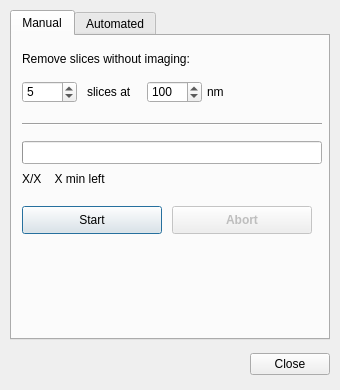
<?xml version="1.0" encoding="UTF-8"?>
<ui version="4.0">
 <class>approach</class>
 <widget class="QDialog" name="approach">
  <property name="windowModality">
   <enum>Qt::NonModal</enum>
  </property>
  <property name="geometry">
   <rect>
    <x>0</x>
    <y>0</y>
    <width>340</width>
    <height>390</height>
   </rect>
  </property>
  <property name="sizePolicy">
   <sizepolicy hsizetype="Preferred" vsizetype="Preferred">
    <horstretch>0</horstretch>
    <verstretch>0</verstretch>
   </sizepolicy>
  </property>
  <property name="windowTitle">
   <string>Approach</string>
  </property>
  <property name="layoutDirection">
   <enum>Qt::LeftToRight</enum>
  </property>
  <widget class="QTabWidget" name="tabWidget">
   <property name="geometry">
    <rect>
     <x>10</x>
     <y>10</y>
     <width>320</width>
     <height>330</height>
    </rect>
   </property>
   <property name="currentIndex">
    <number>0</number>
   </property>
   <widget class="QWidget" name="tab_manual">
    <attribute name="title">
     <string>Manual</string>
    </attribute>
    <widget class="QLabel" name="label_1">
     <property name="geometry">
      <rect>
       <x>10</x>
       <y>15</y>
       <width>280</width>
       <height>16</height>
      </rect>
     </property>
     <property name="text">
      <string>Remove slices without imaging:</string>
     </property>
    </widget>
    <widget class="QSpinBox" name="spinBox_numberSlices">
     <property name="geometry">
      <rect>
       <x>10</x>
       <y>45</y>
       <width>55</width>
       <height>22</height>
      </rect>
     </property>
     <property name="minimum">
      <number>1</number>
     </property>
     <property name="maximum">
      <number>999</number>
     </property>
     <property name="value">
      <number>5</number>
     </property>
    </widget>
    <widget class="QLabel" name="label_2">
     <property name="geometry">
      <rect>
       <x>75</x>
       <y>48</y>
       <width>55</width>
       <height>16</height>
      </rect>
     </property>
     <property name="text">
      <string>slices at</string>
     </property>
    </widget>
    <widget class="QSpinBox" name="spinBox_thickness">
     <property name="geometry">
      <rect>
       <x>135</x>
       <y>45</y>
       <width>55</width>
       <height>22</height>
      </rect>
     </property>
     <property name="minimum">
      <number>5</number>
     </property>
     <property name="maximum">
      <number>200</number>
     </property>
     <property name="singleStep">
      <number>5</number>
     </property>
     <property name="value">
      <number>100</number>
     </property>
    </widget>
    <widget class="QLabel" name="label_3">
     <property name="geometry">
      <rect>
       <x>195</x>
       <y>48</y>
       <width>25</width>
       <height>16</height>
      </rect>
     </property>
     <property name="text">
      <string>nm</string>
     </property>
    </widget>
    <widget class="Line" name="line">
     <property name="geometry">
      <rect>
       <x>10</x>
       <y>80</y>
       <width>300</width>
       <height>16</height>
      </rect>
     </property>
     <property name="orientation">
      <enum>Qt::Horizontal</enum>
     </property>
    </widget>
    <widget class="QProgressBar" name="progressBar_approach">
     <property name="geometry">
      <rect>
       <x>10</x>
       <y>105</y>
       <width>300</width>
       <height>23</height>
      </rect>
     </property>
     <property name="value">
      <number>0</number>
     </property>
     <property name="textVisible">
      <bool>false</bool>
     </property>
    </widget>
    <widget class="QLabel" name="label_statusApproach">
     <property name="geometry">
      <rect>
       <x>10</x>
       <y>135</y>
       <width>300</width>
       <height>16</height>
      </rect>
     </property>
     <property name="text">
      <string>X/X    X min left</string>
     </property>
    </widget>
    <widget class="QPushButton" name="pushButton_startApproach">
     <property name="geometry">
      <rect>
       <x>10</x>
       <y>170</y>
       <width>140</width>
       <height>28</height>
      </rect>
     </property>
     <property name="text">
      <string>Start</string>
     </property>
    </widget>
    <widget class="QPushButton" name="pushButton_abortApproach">
     <property name="geometry">
      <rect>
       <x>160</x>
       <y>170</y>
       <width>140</width>
       <height>28</height>
      </rect>
     </property>
     <property name="font">
      <font>
       <weight>75</weight>
       <bold>true</bold>
      </font>
     </property>
     <property name="text">
      <string>Abort</string>
     </property>
     <property name="enabled">
      <bool>false</bool>
     </property>
    </widget>
   </widget>
   <widget class="QWidget" name="tab_automated">
    <attribute name="title">
     <string>Automated</string>
    </attribute>
    <widget class="QLabel" name="label_refTiles">
     <property name="geometry">
      <rect>
       <x>10</x>
       <y>15</y>
       <width>135</width>
       <height>22</height>
      </rect>
     </property>
     <property name="text">
      <string>Reference tiles:</string>
     </property>
    </widget>
    <widget class="QLineEdit" name="lineEdit_refTiles">
     <property name="geometry">
      <rect>
       <x>150</x>
       <y>15</y>
       <width>150</width>
       <height>22</height>
      </rect>
     </property>
     <property name="placeholderText">
      <string>e.g. 0.0, 0.2</string>
     </property>
    </widget>
    <widget class="QLabel" name="label_autoThickness">
     <property name="geometry">
      <rect>
       <x>10</x>
       <y>45</y>
       <width>135</width>
       <height>22</height>
      </rect>
     </property>
     <property name="text">
      <string>Slice thickness (nm):</string>
     </property>
    </widget>
    <widget class="QSpinBox" name="spinBox_autoThickness">
     <property name="geometry">
      <rect>
       <x>150</x>
       <y>45</y>
       <width>150</width>
       <height>22</height>
      </rect>
     </property>
     <property name="minimum">
      <number>5</number>
     </property>
     <property name="maximum">
      <number>200</number>
     </property>
     <property name="singleStep">
      <number>5</number>
     </property>
     <property name="value">
      <number>100</number>
     </property>
    </widget>
    <widget class="QLabel" name="label_batchSlices">
     <property name="geometry">
      <rect>
       <x>10</x>
       <y>75</y>
       <width>135</width>
       <height>22</height>
      </rect>
     </property>
     <property name="text">
      <string>Batch cuts (slices):</string>
     </property>
    </widget>
    <widget class="QSpinBox" name="spinBox_batchSlices">
     <property name="geometry">
      <rect>
       <x>150</x>
       <y>75</y>
       <width>150</width>
       <height>22</height>
      </rect>
     </property>
     <property name="minimum">
      <number>1</number>
     </property>
     <property name="maximum">
      <number>50</number>
     </property>
     <property name="value">
      <number>5</number>
     </property>
    </widget>
    <widget class="QLabel" name="label_maxDepth">
     <property name="geometry">
      <rect>
       <x>10</x>
       <y>105</y>
       <width>135</width>
       <height>22</height>
      </rect>
     </property>
     <property name="text">
      <string>Max depth (µm):</string>
     </property>
    </widget>
    <widget class="QDoubleSpinBox" name="doubleSpinBox_maxDepth">
     <property name="geometry">
      <rect>
       <x>150</x>
       <y>105</y>
       <width>150</width>
       <height>22</height>
      </rect>
     </property>
     <property name="minimum">
      <double>0.1</double>
     </property>
     <property name="maximum">
      <double>500.0</double>
     </property>
     <property name="value">
      <double>20.0</double>
     </property>
     <property name="decimals">
      <number>1</number>
     </property>
    </widget>
    <widget class="QLabel" name="label_dwellOverride">
     <property name="geometry">
      <rect>
       <x>10</x>
       <y>135</y>
       <width>135</width>
       <height>22</height>
      </rect>
     </property>
     <property name="text">
      <string>Dwell time:</string>
     </property>
    </widget>
    <widget class="QComboBox" name="comboBox_dwellTimeOverride">
     <property name="geometry">
      <rect>
       <x>150</x>
       <y>135</y>
       <width>150</width>
       <height>22</height>
      </rect>
     </property>
    </widget>
    <widget class="QLabel" name="label_ssimMode">
     <property name="geometry">
      <rect>
       <x>10</x>
       <y>165</y>
       <width>135</width>
       <height>22</height>
      </rect>
     </property>
     <property name="text">
      <string>SSIM mode:</string>
     </property>
    </widget>
    <widget class="QComboBox" name="comboBox_ssimMode">
     <property name="geometry">
      <rect>
       <x>150</x>
       <y>165</y>
       <width>150</width>
       <height>22</height>
      </rect>
     </property>
     <item>
      <property name="text">
       <string>Normalized SSIM</string>
      </property>
     </item>
     <item>
      <property name="text">
       <string>Gradient SSIM</string>
      </property>
     </item>
    </widget>
    <widget class="Line" name="line_auto">
     <property name="geometry">
      <rect>
       <x>10</x>
       <y>195</y>
       <width>290</width>
       <height>10</height>
      </rect>
     </property>
     <property name="orientation">
      <enum>Qt::Horizontal</enum>
     </property>
    </widget>
    <widget class="QProgressBar" name="progressBar_autoApproach">
     <property name="geometry">
      <rect>
       <x>10</x>
       <y>208</y>
       <width>290</width>
       <height>23</height>
      </rect>
     </property>
     <property name="value">
      <number>0</number>
     </property>
     <property name="textVisible">
      <bool>false</bool>
     </property>
    </widget>
    <widget class="QLabel" name="label_statusAutoApproach">
     <property name="geometry">
      <rect>
       <x>10</x>
       <y>235</y>
       <width>290</width>
       <height>16</height>
      </rect>
     </property>
     <property name="text">
      <string>Ready</string>
     </property>
    </widget>
    <widget class="QPushButton" name="pushButton_startAutoApproach">
     <property name="geometry">
      <rect>
       <x>10</x>
       <y>258</y>
       <width>140</width>
       <height>28</height>
      </rect>
     </property>
     <property name="text">
      <string>Start</string>
     </property>
    </widget>
    <widget class="QPushButton" name="pushButton_abortAutoApproach">
     <property name="geometry">
      <rect>
       <x>160</x>
       <y>258</y>
       <width>140</width>
       <height>28</height>
      </rect>
     </property>
     <property name="font">
      <font>
       <weight>75</weight>
       <bold>true</bold>
      </font>
     </property>
     <property name="text">
      <string>Abort</string>
     </property>
     <property name="enabled">
      <bool>false</bool>
     </property>
    </widget>
   </widget>
  </widget>
  <widget class="QDialogButtonBox" name="buttonBox">
   <property name="geometry">
    <rect>
     <x>170</x>
     <y>348</y>
     <width>160</width>
     <height>32</height>
    </rect>
   </property>
   <property name="standardButtons">
    <set>QDialogButtonBox::Close</set>
   </property>
  </widget>
 </widget>
 <resources/>
 <connections>
  <connection>
   <sender>buttonBox</sender>
   <signal>rejected()</signal>
   <receiver>approach</receiver>
   <slot>reject()</slot>
   <hints>
    <hint type="sourcelabel">
     <x>250</x>
     <y>360</y>
    </hint>
    <hint type="destinationlabel">
     <x>170</x>
     <y>195</y>
    </hint>
   </hints>
  </connection>
 </connections>
</ui>
